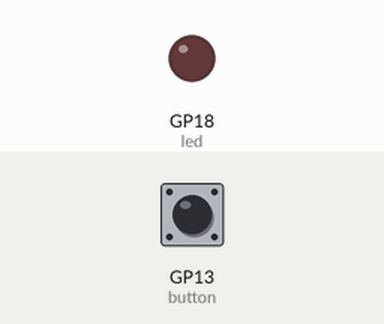
Bench run of a program on a simulated Raspberry Pi Pico running MicroPython. Shown: output pins drawn as LEDs (lit = HIGH). Wiring (from the project's diagram.json): green button on GP13, red LED on GP18. Inputs (shaded band) come from the test bench; at power-on: GP13 (button) HIGH.

Above: at 1.3 s.
1.4 s: GP13 (button) pulled LOW for 0.15 s
At 1.47 s:
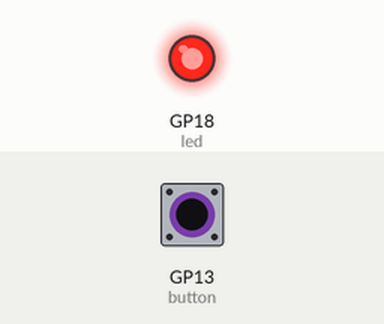
3.0 s: GP13 (button) pulled LOW for 3.2 s
At 7.6 s:
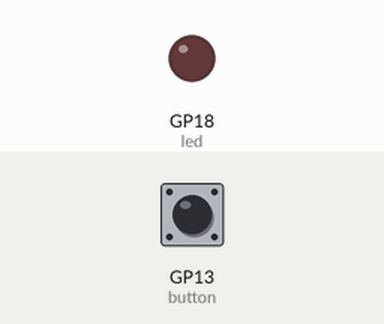
Timing chart, 0 to 9.1 s (numbered marks = the images above; inputs shaded):
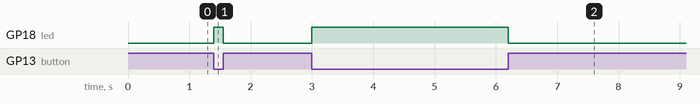

Measured:
- after the input at 1.4 s, GP18 (led): LOW → HIGH at once, → LOW 0.15 s later
- after the input at 3.0 s, GP18 (led): LOW → HIGH at once, → LOW 3.2 s later

The program:

main.py
```python
import time
from machine import Pin


time.sleep(0.1) # Wait for USB to become ready
led = Pin(18, Pin.OUT)
button = Pin(13, Pin.IN, Pin.PULL_UP)
led.value(0)

while True:
    if button.value() == 0:
        led.value(1)
    else:
        led.value(0)
```
